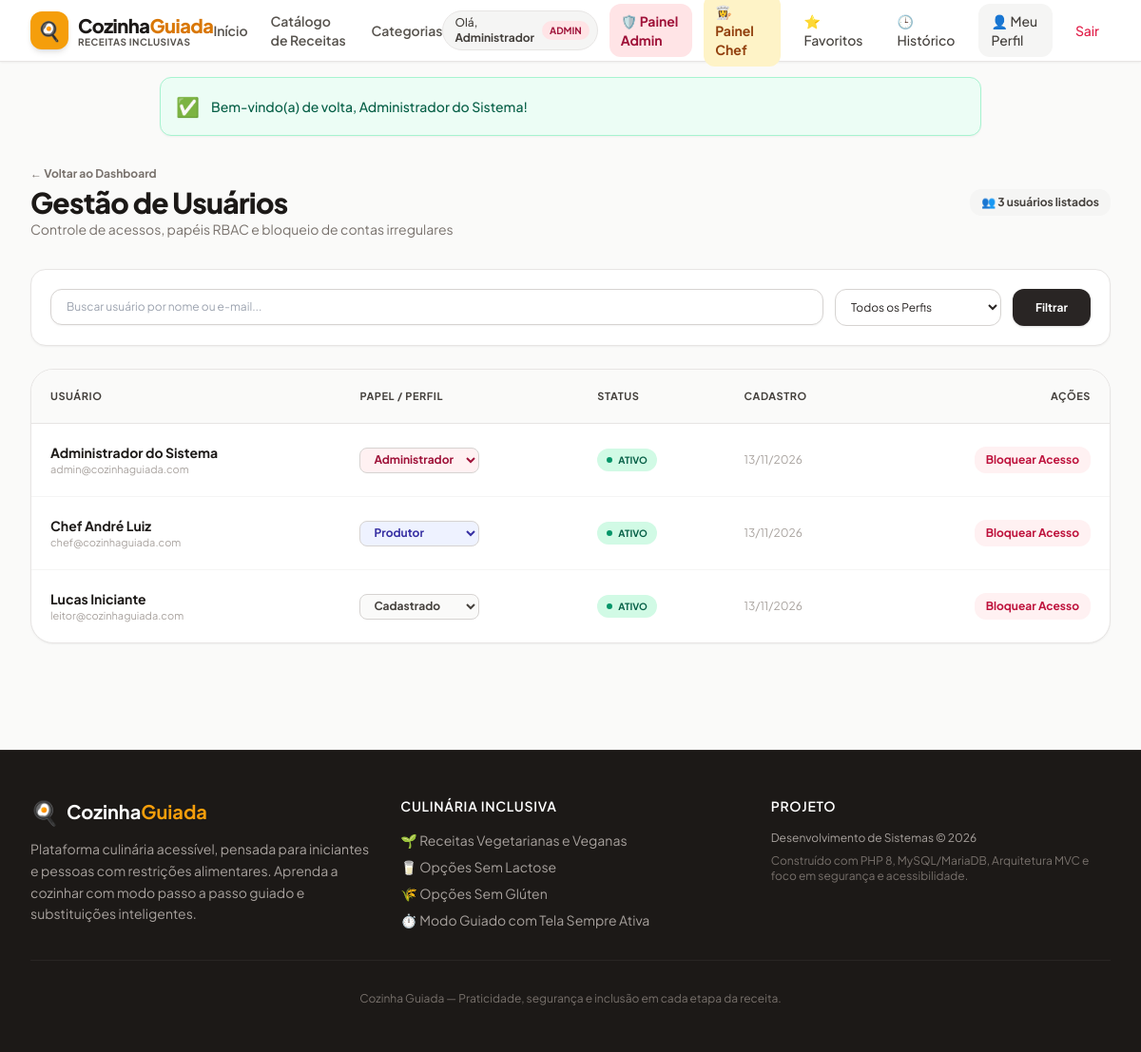
Screenshot of /admin/usuarios (signed in) with the database file from the repository.
### tables this page shows
CREATE TABLE `usuarios` (
  `id` INT AUTO_INCREMENT PRIMARY KEY,
  `nome` VARCHAR(120) NOT NULL,
  `email` VARCHAR(180) NOT NULL UNIQUE,
  `senha` VARCHAR(255) NOT NULL,  
  `perfil` ENUM('visitante', 'cadastrado', 'produtor', 'administrador') NOT NULL DEFAULT 'cadastrado',
  `bio` TEXT NULL,  
  `ativo` TINYINT(1) NOT NULL DEFAULT 1,  
  `criado_em` TIMESTAMP DEFAULT CURRENT_TIMESTAMP,
  `atualizado_em` TIMESTAMP DEFAULT CURRENT_TIMESTAMP ON UPDATE CURRENT_TIMESTAMP
);

### src/Controllers/AdminController.php (called while the page is built, shortened)
<?php
require_once CONFIG_PATH . '/constants.php';
require_once CONFIG_PATH . '/database.php';
class AdminController {
    private PDO $db;
    public function __construct() {
        $this->db = Database::getConnection();
    }
    public function usersList(): void {
        $sql = "SELECT id, nome, email, perfil, bio, ativo, criado_em FROM usuarios WHERE 1=1";
        $params = [];
        $sql .= " ORDER BY criado_em DESC";
        $stmt = $this->db->prepare($sql);
        $stmt->execute($params);
        $users = $stmt->fetchAll();
        require VIEWS_PATH . '/admin/users.php';
    }
}

### config/constants.php (called while the page is built, shortened)
<?php
function env(string $key, mixed $default = null): mixed {
    $value = getenv($key);
    return $value;
}

### config/database.php (called while the page is built, shortened)
<?php
require_once __DIR__ . DIRECTORY_SEPARATOR . 'constants.php';
class Database {
    private static ?PDO $instance = null;
    public static function getConnection(): PDO {
        if (self::$instance === null) {
            $host = env('DB_HOST', '127.0.0.1');
            $port = env('DB_PORT', '3306');
            $db   = env('DB_NAME', 'cozinha_guiada');
            $user = env('DB_USER', 'root');
            $pass = env('DB_PASS', '');
            $dsn = "mysql:host={$host};port={$port};dbname={$db};charset=utf8mb4";
            $options = [
                PDO::ATTR_ERRMODE            => PDO::ERRMODE_EXCEPTION,
                PDO::ATTR_DEFAULT_FETCH_MODE => PDO::FETCH_ASSOC,
                PDO::ATTR_EMULATE_PREPARES   => false,
                PDO::MYSQL_ATTR_INIT_COMMAND => "SET NAMES utf8mb4 COLLATE utf8mb4_unicode_ci"
            ];
            try {
                self::$instance = new PDO($dsn, $user, $pass, $options);
            } catch (PDOException $e) {
                error_log("Erro de Conexão com o Banco de Dados [Cozinha Guiada]: " . $e->getMessage());
                throw new Exception("Não foi possível conectar ao banco de dados. Verifique as configurações no arquivo .env.");
            }
        }
        return self::$instance;
    }
}

### views/admin/users.php (the view, shortened to what this page needs)
<?php
require VIEWS_PATH . '/layouts/header.php';
?>
<div class="max-w-7xl mx-auto px-4 sm:px-6 lg:px-8 py-8">
    <div class="flex flex-col sm:flex-row sm:items-center sm:justify-between gap-4 mb-8">
        <div>
            <div class="flex items-center gap-2 mb-1">
                <a href="/admin" class="text-xs font-bold text-stone-500 hover:text-amber-600 block">&larr; Voltar ao Dashboard</a>
            </div>
            <h1 class="text-3xl font-extrabold text-stone-900 tracking-tight">Gestão de Usuários</h1>
            <p class="text-sm text-stone-500">Controle de acessos, papéis RBAC e bloqueio de contas irregulares</p>
        </div>
        <span class="inline-flex items-center gap-1.5 px-3 py-1.5 rounded-xl bg-stone-100 text-stone-700 text-xs font-bold">
            👥 <?= count($users) ?> usuários listados
        </span>
    </div>
    <div class="bg-white p-5 rounded-2xl border border-stone-200 shadow-sm mb-6">
        <form action="/admin/usuarios" method="GET" class="flex flex-col sm:flex-row gap-3">
            <div class="relative flex-grow">
                <input
                    type="text"
                    name="q"
                    value="<?= htmlspecialchars($_GET['q'] ?? '') ?>"
                    placeholder="Buscar usuário por nome ou e-mail..."
                    class="w-full px-4 py-2.5 rounded-xl border border-stone-300 text-xs shadow-sm"
                >
            </div>
            <select name="perfil" class="px-3 py-2.5 rounded-xl border border-stone-300 text-xs bg-white">
                <option value="">Todos os Perfis</option>
            </select>
            <button type="submit" class="px-6 py-2.5 bg-stone-800 hover:bg-stone-900 text-white font-bold text-xs rounded-xl shadow transition-all">
                Filtrar
            </button>
        </form>
    </div>
    <div class="bg-white rounded-3xl border border-stone-200 shadow-sm overflow-hidden">
        <div class="overflow-x-auto">
            <table class="w-full text-left text-xs text-stone-600">
                <thead class="bg-stone-50 border-b border-stone-200 text-[11px] font-bold uppercase tracking-wider text-stone-700">
                    <tr>
                        <th class="p-4 sm:p-5">Usuário</th>
                        <th class="p-4 sm:p-5">Papel / Perfil</th>
                        <th class="p-4 sm:p-5">Status</th>
                        <th class="p-4 sm:p-5">Cadastro</th>
                        <th class="p-4 sm:p-5 text-right">Ações</th>
                    </tr>
                </thead>
                <tbody class="divide-y divide-stone-100">
                    <?php foreach ($users as $u): ?>
                        <tr class="hover:bg-stone-50/70 transition-colors">
                            <td class="p-4 sm:p-5">
                                <div class="font-bold text-stone-900 text-sm"><?= htmlspecialchars($u['nome']) ?></div>
                                <div class="text-stone-400 text-[11px]"><?= htmlspecialchars($u['email']) ?></div>
                            </td>
                            <td class="p-4 sm:p-5 whitespace-nowrap">
                                <form action="/admin/usuarios/perfil" method="POST" class="inline">
                                    <select
                                        name="perfil"
                                        onchange="if(confirm('Deseja realmente alterar o perfil deste usuário?')) this.form.submit(); else this.value='<?= $u['perfil'] ?>';"
                                        class="px-2.5 py-1 rounded-lg border border-stone-300 text-xs font-bold <?= $u['perfil'] === ROLE_ADMIN ? 'bg-rose-50 text-rose-800' : ($u['perfil'] === ROLE_PRODUTOR ? 'bg-indigo-50 text-indigo-800' : 'bg-stone-50 text-stone-700') ?>"
                                    >
                                        <option value="cadastrado" <?= $u['perfil'] === ROLE_CADASTRADO ? 'selected' : '' ?>>Cadastrado</option>
                                        <option value="produtor" <?= $u['perfil'] === ROLE_PRODUTOR ? 'selected' : '' ?>>Produtor</option>
                                        <option value="administrador" <?= $u['perfil'] === ROLE_ADMIN ? 'selected' : '' ?>>Administrador</option>
                                    </select>
                                </form>
                            </td>
                            <td class="p-4 sm:p-5 whitespace-nowrap">
                                <span class="inline-flex items-center gap-1.5 px-2.5 py-1 rounded-full text-[10px] font-bold uppercase <?= (int)$u['ativo'] === 1 ? 'bg-emerald-100 text-emerald-800' : 'bg-rose-100 text-rose-800' ?>">
                                    <span class="w-1.5 h-1.5 rounded-full <?= (int)$u['ativo'] === 1 ? 'bg-emerald-600' : 'bg-rose-600' ?>"></span>
                                    <span><?= (int)$u['ativo'] === 1 ? 'Ativo' : 'Bloqueado' ?></span>
                                </span>
                            </td>
                            <td class="p-4 sm:p-5 whitespace-nowrap text-stone-400">
                                <?= date('d/m/Y', strtotime($u['criado_em'])) ?>
                            </td>
                            <td class="p-4 sm:p-5 text-right whitespace-nowrap">
                                <form action="/admin/usuarios/status" method="POST" class="inline" onsubmit="return confirm('Deseja realmente <?= (int)$u['ativo'] === 1 ? 'bloquear' : 'ativar' ?> este usuário?')">
                                    <button
                                        type="submit"
                                        class="px-3 py-1.5 rounded-xl text-xs font-bold transition-all <?= (int)$u['ativo'] === 1 ? 'bg-rose-50 text-rose-700 hover:bg-rose-100' : 'bg-emerald-50 text-emerald-700 hover:bg-emerald-100' ?>"
                                    >
                                        <?= (int)$u['ativo'] === 1 ? 'Bloquear Acesso' : 'Ativar Acesso' ?>
                                    </button>
                                </form>
                            </td>
                        </tr>
                    <?php endforeach; ?>
                </tbody>
            </table>
        </div>
    </div>
</div>
<?php require VIEWS_PATH . '/layouts/footer.php'; ?>

### public/css/style.css (style rules this page uses)
html { scroll-behavior: smooth; -webkit-font-smoothing: antialiased; -moz-osx-font-smoothing: grayscale; }

### views/layouts/header.php (style rules this page uses)
body { font-family: 'Plus Jakarta Sans', sans-serif; }

### rows the page displays
usuarios: nome "Administrador do Sistema", email "admin@cozinhaguiada.com", perfil "Administrador", ativo 1 (drawn), criado_em "13/11/2026"
usuarios: nome "Chef André Luiz", email "chef@cozinhaguiada.com", perfil "Produtor", ativo 1 (drawn), criado_em "13/11/2026"
usuarios: nome "Lucas Iniciante", email "leitor@cozinhaguiada.com", perfil "Cadastrado", ativo 1 (drawn), criado_em "13/11/2026"

### other values shown
explode(' ', $userName)[0] "Administrador"
$msg "Bem-vindo(a) de volta, Administrador do Sistema!"
count($users) "3"
